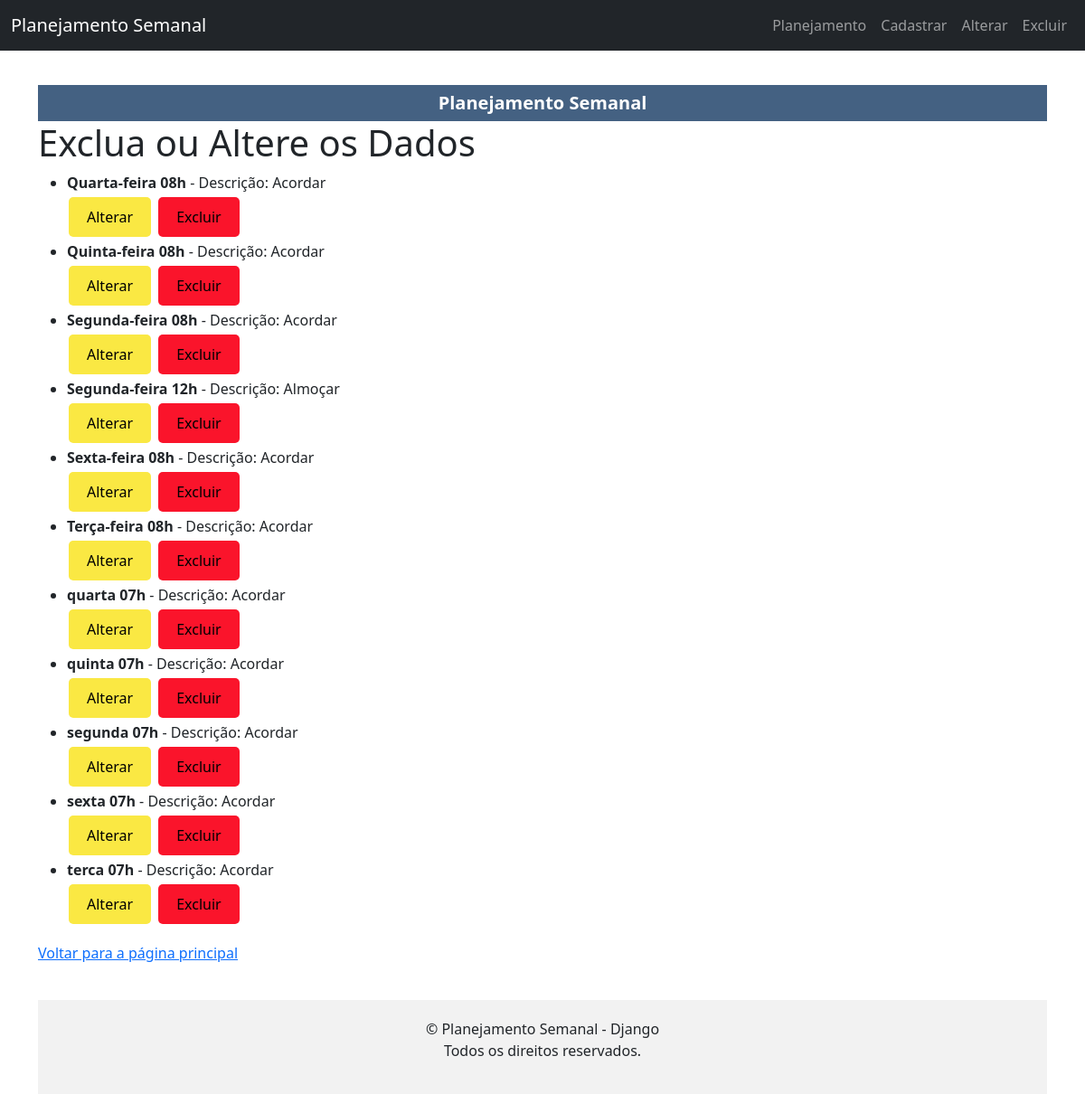
The app's page /listar/ with its own data.
### desafios/models.py (models this page shows, shortened)
class Horario(models.Model):
    dia = models.CharField(max_length=3, choices=DIAS_DA_SEMANA, verbose_name="Dia da Semana")
    hora_inicio = models.CharField(max_length=5, choices=HORARIO, verbose_name="Horário Inicial")  # Usar CharField para armazenar horários como string
    descricao = models.TextField(blank=True, null=True, verbose_name="Descrição")

### desafios/views.py (the view)
# urls.py: path('listar/', views.listar_horarios, name='listar_horarios'),
def listar_horarios(request):
    horarios = Horario.objects.all().order_by('dia', 'hora_inicio')
    return render(request, 'desafios/listar_horarios.html', {'horarios': horarios})

### templates/desafios/listar_horarios.html (shortened to what this page needs)
{% extends 'base.html' %}
{% block content %}
{% include './includes/header.html' %}
<h1>Exclua ou Altere os Dados</h1>
<ul>
    {% for horario in horarios %}
        <li>
            <strong>{{ horario.get_dia_display }} {{ horario.hora_inicio }}</strong>
            {% if horario.descricao %}
                - Descrição: {{ horario.descricao }}
            {% else %}
                - Nenhuma descrição cadastrada.
            {% endif %}
            <form method="post" action="{% url 'excluir_descricao' horario_id=horario.id %}">
                <button type="button" style="
                    background-color:rgb(250, 232, 67);
                    color: black; border: none;
                    padding: 10px 20px;
                    text-align: center;
                    text-decoration: none;
                    display: inline-block;
                    font-size: 16px;
                    margin: 4px 2px;
                    cursor: pointer;
                    border-radius: 5px;">Alterar</button>
                <button type="button" style="
                    background-color:rgb(250, 20, 43);
                    color: black; border: none;
                    padding: 10px 20px;
                    text-align: center;
                    text-decoration: none;
                    display: inline-block;
                    font-size: 16px;
                    margin: 4px 2px;
                    cursor: pointer;
                    border-radius: 5px;">Excluir</button>
            </form>
        </li>
    {% empty %}
        <li>Nenhum horário cadastrado ainda.</li>
    {% endfor %}
</ul>
<p><a href="{% url 'index' %}">Voltar para a página principal</a></p>
{% include './includes/footer.html' %}
{% endblock %}

### templates/base.html (style rules this page uses)
body { padding-top: 70px; }

### records on screen
Horario: dia "Quarta-feira", hora_inicio "08h", descricao "Acordar"
Horario: dia "Quinta-feira", hora_inicio "08h", descricao "Acordar"
Horario: dia "Segunda-feira", hora_inicio "08h", descricao "Acordar"
Horario: dia "Segunda-feira", hora_inicio "12h", descricao "Almoçar"
Horario: dia "Sexta-feira", hora_inicio "08h", descricao "Acordar"
Horario: dia "Terça-feira", hora_inicio "08h", descricao "Acordar"
Horario: dia "quarta", hora_inicio "07h", descricao "Acordar"
Horario: dia "quinta", hora_inicio "07h", descricao "Acordar"
Horario: dia "segunda", hora_inicio "07h", descricao "Acordar"
Horario: dia "sexta", hora_inicio "07h", descricao "Acordar"
Horario: dia "terca", hora_inicio "07h", descricao "Acordar"
